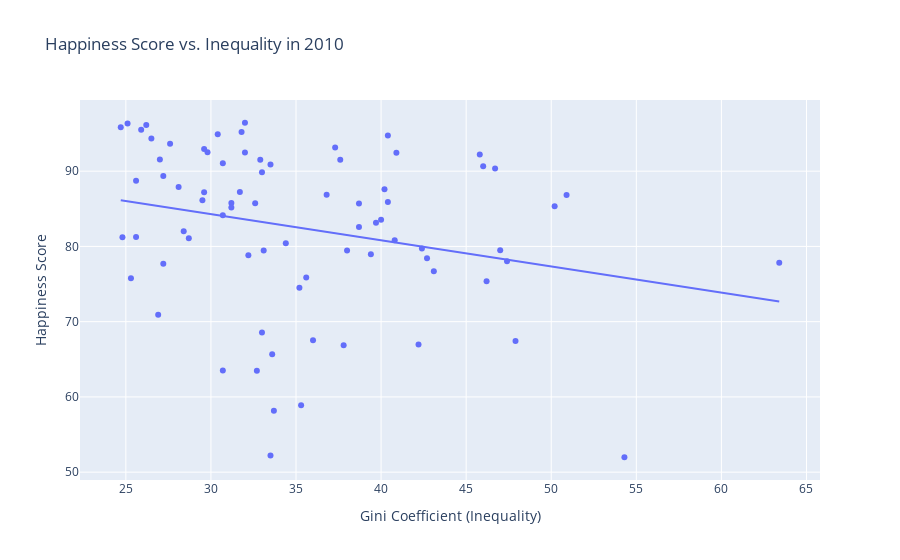

Write notebook code for a chart like this one.
### Code cell
# look at 2010 only
temp = inequality_happiness[inequality_happiness['year']==2010]

# Plot
fig = px.scatter(temp, 
              x = 'gini_disp', 
              y = 'happiness_score', 
              title = 'Happiness Score vs. Inequality in 2010', 
              trendline='ols', 
              hover_data=['country'],
              labels={ 'gini_disp': 'Gini Coefficient (Inequality)', 
                      'happiness_score': 'Happiness Score'})


fig.show()

### Figure 1 — Plotly figure (JSON) as saved in the notebook; plotly's stock layout.template omitted (floating-point values rounded to 4 significant figures)
{"data": [{"customdata": [["argentina"], ["armenia"], ["australia"], ["austria"], ["belgium"], ["bulgaria"], ["canada"], ["china"], ["colombia"], ["croatia"], ["egypt"], ["estonia"], ["ethiopia"], ["georgia"], ["greece"], ["iceland"], ["indonesia"], ["ireland"], ["italy"], ["kosovo"], ["latvia"], ["lithuania"], ["malta"], ["mexico"], ["moldova"], ["north macedonia"], ["norway"], ["peru"], ["poland"], ["portugal"], ["romania"], ["rwanda"], ["south africa"], ["spain"], ["sweden"], ["united kingdom"], ["united states"], ["uruguay"], ["zambia"], ["albania"], ["andorra"], ["belarus"], ["bosnia and herzegovina"], ["brazil"], ["burkina faso"], ["chile"], ["cyprus"], ["denmark"], ["finland"], ["france"], ["germany"], ["ghana"], ["guatemala"], ["hong kong"], ["hungary"], ["india"], ["iran"], ["iraq"], ["japan"], ["jordan"], ["luxembourg"], ["malaysia"], ["mali"], ["montenegro"], ["morocco"], ["netherlands"], ["new zealand"], ["russia"], ["serbia"], ["slovakia"], ["slovenia"], ["switzerland"], ["taiwan"], ["thailand"], ["turkey"], ["ukraine"], ["vietnam"]], "hovertemplate": "Gini Coefficient (Inequality)=%{x}<br>Happiness Score=%{y}<br>country=%{customdata[0]}<extra></extra>", "legendgroup": "", "marker": {"color": "#636efa", "symbol": "circle"}, "mode": "markers", "name": "", "orientation": "v", "showlegend": false, "type": "scatter", "x": [40.2, 35.6, 32.9, 28.1, 26.5, 33.7, 31.8, 43.1, 50.9, 28.4, 39.7, 32.2, 32.7, 42.2, 33.1, 26.2, 45.8, 30.4, 32.6, 29.6, 35.2, 33.6, 27.2, 46, 35.3, 34.4, 24.7, 47.9, 31.2, 33, 30.7, 50.2, 63.4, 33.5, 27, 32, 37.3, 40.4, 54.3, 37.8, 29.8, 25.3, 38.7, 46.7, 42.4, 47, 29.5, 25.1, 25.6, 30.7, 28.7, 42.7, 47.4, 40, 27.2, 46.2, 38, 33.5, 31.7, 36.8, 27.6, 40.4, 38.7, 30.7, 40.8, 25.9, 32, 36, 33, 25.6, 24.8, 29.6, 31.2, 40.9, 39.4, 26.9, 37.6], "xaxis": "x", "y": [87.6, 75.88, 91.51, 87.91, 94.35, 58.15, 95.22, 76.71, 86.84, 82.03, 83.16, 78.82, 63.47, 66.98, 79.45, 96.14, 92.2, 94.89, 85.75, 87.19, 74.49, 65.67, 89.37, 90.64, 58.9, 80.44, 95.85, 67.41, 85.76, 89.86, 63.5, 85.34, 77.84, 90.9, 91.55, 92.49, 93.13, 85.9, 51.98, 66.85, 92.53, 75.76, 85.71, 90.37, 79.73, 79.5, 86.12, 96.34, 88.74, 91.04, 81.09, 78.42, 78.03, 83.55, 77.69, 75.36, 79.45, 52.2, 87.23, 86.87, 93.64, 94.75, 82.59, 84.15, 80.83, 95.51, 96.44, 67.52, 68.56, 81.25, 81.22, 92.94, 85.16, 92.44, 78.96, 70.93, 91.51], "yaxis": "y"}, {"hovertemplate": "<b>OLS trendline</b><br>happiness_score = -0.348177 * gini_disp + 94.7405<br>R<sup>2</sup>=0.064493<br><br>Gini Coefficient (Inequality)=%{x}<br>Happiness Score=%{y} <b>(trend)</b><extra></extra>", "legendgroup": "", "marker": {"color": "#636efa", "symbol": "circle"}, "mode": "lines", "name": "", "showlegend": false, "type": "scatter", "x": [24.7, 24.8, 25.1, 25.3, 25.6, 25.6, 25.9, 26.2, 26.5, 26.9, 27, 27.2, 27.2, 27.6, 28.1, 28.4, 28.7, 29.5, 29.6, 29.6, 29.8, 30.4, 30.7, 30.7, 30.7, 31.2, 31.2, 31.7, 31.8, 32, 32, 32.2, 32.6, 32.7, 32.9, 33, 33, 33.1, 33.5, 33.5, 33.6, 33.7, 34.4, 35.2, 35.3, 35.6, 36, 36.8, 37.3, 37.6, 37.8, 38, 38.7, 38.7, 39.4, 39.7, 40, 40.2, 40.4, 40.4, 40.8, 40.9, 42.2, 42.4, 42.7, 43.1, 45.8, 46, 46.2, 46.7, 47, 47.4, 47.9, 50.2, 50.9, 54.3, 63.4], "xaxis": "x", "y": [86.14, 86.11, 86.0, 85.93, 85.83, 85.83, 85.72, 85.62, 85.51, 85.37, 85.34, 85.27, 85.27, 85.13, 84.96, 84.85, 84.75, 84.47, 84.43, 84.43, 84.36, 84.16, 84.05, 84.05, 84.05, 83.88, 83.88, 83.7, 83.67, 83.6, 83.6, 83.53, 83.39, 83.36, 83.29, 83.25, 83.25, 83.22, 83.08, 83.08, 83.04, 83.01, 82.76, 82.48, 82.45, 82.35, 82.21, 81.93, 81.75, 81.65, 81.58, 81.51, 81.27, 81.27, 81.02, 80.92, 80.81, 80.74, 80.67, 80.67, 80.53, 80.5, 80.05, 79.98, 79.87, 79.73, 78.79, 78.72, 78.65, 78.48, 78.38, 78.24, 78.06, 77.26, 77.02, 75.83, 72.67], "yaxis": "y"}], "layout": {"legend": {"tracegroupgap": 0}, "title": {"text": "Happiness Score vs. Inequality in 2010"}, "xaxis": {"anchor": "y", "domain": [0, 1], "title": {"text": "Gini Coefficient (Inequality)"}}, "yaxis": {"anchor": "x", "domain": [0, 1], "title": {"text": "Happiness Score"}}}}
